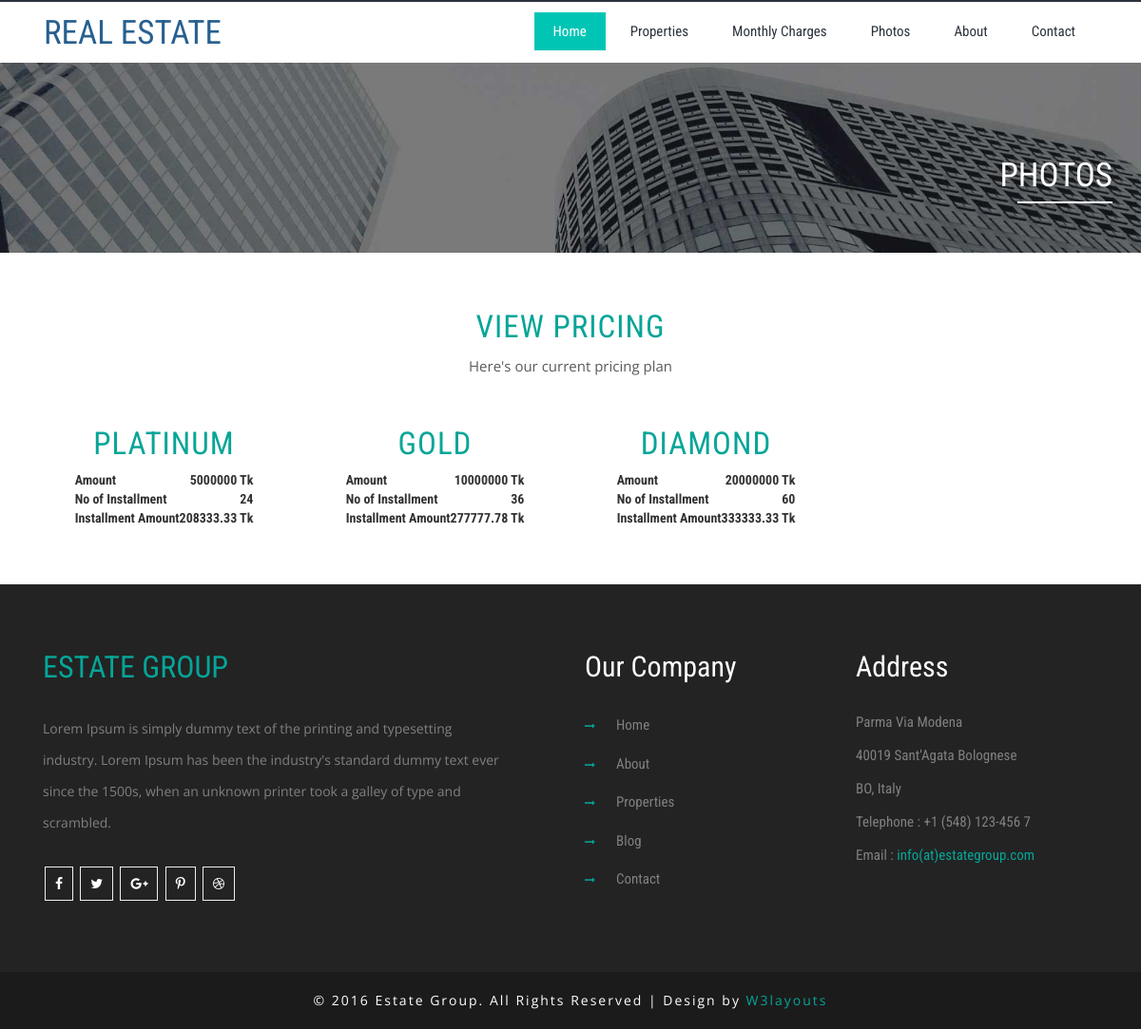
The page /charges.php on the database its author committed.
### tables this page shows
CREATE TABLE `packages` (
  `id` int(11) NOT NULL,
  `package_name` varchar(50) NOT NULL,
  `total_amount` int(11) NOT NULL,
  `number_of_installment` int(11) NOT NULL,
  `inserted_at` timestamp NOT NULL DEFAULT CURRENT_TIMESTAMP
);

### control/control.php (called while the page is built)
<?php
class control
{
    private function connect()
    {
        $dbhost ="localhost";
        $dbuser = "root";
        $dbpas = "";
        $dbname = "realestate_db";
        $con =  mysqli_connect($dbhost,$dbuser,$dbpas,$dbname);
        if($con) return $con; die("Can't connect to MySQL Database");
    }
    public function getData($table , $where)
    {
        $con = $this->connect();
        $range = count($where);
        if($range) {
            $fields_ar = array_keys($where);
            $data_ar = array_values($where);
            $fields = "";
            for ($i = 0; $i < $range; $i++) {
                $fields .= $fields_ar[$i] . " = " . $data_ar[$i];
                if ($i < ($range - 1))
                    $fields .= " AND ";
            }
        }
        else
            $fields = 1;
        $query = "SELECT * FROM $table WHERE $fields";
        $result = mysqli_query($con, $query);
        $all_data = mysqli_fetch_all($result);
        return $all_data;
    }
}

### charges.php (the view, shortened to what this page needs)
<?php include "header.php";
$where = array();
$packages = $control->getData("packages", $where);
?>
	<div class="w3ls-inner-banner">
		<div class="container">
			<h2>PHOTOS</h2>
			<label></label>
			<div class="clearfix"></div>
		</div>
	</div>
	<div class="main-content">
		<section class="team-w3ls">
			<div class="container">
				<div class="agileits-team text-center">
					<h3>VIEW Pricing</h3>
					<p>Here's our current pricing plan</p>
<center>
                    <?php
                    foreach($packages as $package)
                    {?>
					<div class="col-lg-3 col-md-4 col-sm-6 col-xs-12 w3-agent">
						<div class="hovereffect">
                            <center>
                                <h3> <?php echo $package[1];?></h3>
                                <table  cellspacing="100px" style="font-size: 28; font-weight: bold">
                                    <tr>
                                        <td>Amount</td>
                                        <td align="right"><?php echo $package[2]." Tk";?></td>
                                    </tr>
                                    <tr>
                                        <td>No of Installment</td>
                                        <td align="right"><?php echo $package[3];?></td>
                                    </tr>
                                    <tr>
                                        <td>Installment Amount</td>
                                        <td><?php echo sprintf("%.2f",$package[2]/$package[3])." Tk";?></td>
                                    </tr>
                                </table>
                            </center>
						</div>
					</div>
						<?php
                        }
                        ?>
					<div class="clearfix"></div>
</center>
				</div>
			</div>
		</section>
	</div>
	<footer>
		<div class="footer-top">
			<div class="container">
				<div class="col-md-6 footer-top-left">
					<h3><a href="index.html">ESTATE GROUP</a></h3>
					<p>Lorem Ipsum is simply dummy text of the printing and typesetting industry. Lorem Ipsum has been the industry's standard dummy text ever since the 1500s, when an unknown printer took a galley of type and scrambled.</p>
					<ul class="fb_icons2">
						<li><a class="fb" href="#"><i class="fa fa-facebook" aria-hidden="true"></i></a></li>
						<li><a class="twit" href="#"><i class="fa fa-twitter" aria-hidden="true"></i></a></li>
						<li><a class="goog" href="#"><i class="fa fa-google-plus" aria-hidden="true"></i></a></li>
						<li><a class="pin" href="#"><i class="fa fa-pinterest-p" aria-hidden="true"></i></a></li>
						<li><a class="drib" href="#"><i class="fa fa-dribbble" aria-hidden="true"></i></a></li>
					</ul>
				</div>
				<div class="col-md-3 footer-top-mid">
					<h3>Our Company</h3>
					<ul>
						<li><a href="index.html"><i class="fa fa-long-arrow-right" aria-hidden="true"></i>Home</a></li>
						<li><a href="about.html"><i class="fa fa-long-arrow-right" aria-hidden="true"></i>About</a></li>
						<li><a href="properties.html"><i class="fa fa-long-arrow-right" aria-hidden="true"></i>Properties</a></li>
						<li><a href="blog.html"><i class="fa fa-long-arrow-right" aria-hidden="true"></i>Blog</a></li>
						<li><a href="contact.html"><i class="fa fa-long-arrow-right" aria-hidden="true"></i>Contact</a></li>
					</ul>
				</div>
				<div class="col-md-3 adress-agile">
					<h3>Address</h3>
					<address>
						<ul>
							<li>Parma Via Modena</li>
							<li>40019 Sant'Agata Bolognese</li>
							<li>BO, Italy</li>
							<li>Telephone : +1 (548) 123-456 7</li>
							<li>Email : <a class="mail" href="mailto:mail@example.com">info(at)estategroup.com</a></li>
						</ul>
					</address>
				</div>
				<div class="clearfix"></div>
			</div>
		</div>
		<div class="w3layouts-copyright">
			<p class="footer">&copy; 2016 Estate Group. All Rights Reserved | Design by <a href="http://w3layouts.com/"> W3layouts</a></p>
		</div>
	</footer>
</body>
</html>

### header.php (shortened to what this page needs)
<?php
include_once 'control/control.php';
?>
<!DOCTYPE html>
<html lang="en">
<head>
    <link href="css/bootstrap.css" type="text/css" rel="stylesheet" media="all">
    <link href="css/style.css" rel="stylesheet" type="text/css" media="all" />
    <link href="css/font-awesome.min.css" rel="stylesheet" type="text/css" media="all" />
    <link href="css/carousel.css" type="text/css" rel="stylesheet" media="all">
    <link href="css/owl.carousel.css" rel="stylesheet" type="text/css" media="all" />
</head>
<body>
<header>
    <div class="container">
        <nav class="navbar navbar-inverse">
            <div class="container-fluid">
                <div class="navbar-header">
                    <div class="logo">
                        <h1><a href="index.html">REAL ESTATE</a></h1>
                    </div>
                </div>
                <div class="collapse navbar-collapse" id="bs-example-navbar-collapse-1">
                    <ul class="nav navbar-nav">
                        <li class="active"><a href="index.php">Home</a></li>
                        <li><a href="properties.php">Properties</a></li>
                        <li><a href="charges.php">Monthly Charges</a></li>
                        <li><a href="photo.php">Photos</a></li>
                        <li><a href="about.php">About</a></li>
                        <li><a href="contact.php">Contact</a></li>
                    </ul>
                </div>
            </div>
        </nav>
    </div>
</header>

### css/style.css (style rules this page uses)
body { padding:0; margin:0; background:#fff; font-family: 'Roboto Condensed', sans-serif; }
body a { transition:0.5s all; -webkit-transition:0.5s all; -moz-transition:0.5s all; -o-transition:0.5s all; -ms-transition:0.5s all; font-weight:400; }
h1,h2,h3,h4,h5,h6 { margin:0; font-weight:400; transition:0.5s all; -webkit-transition:0.5s all; -moz-transition:0.5s all; -o-transition:0.5s all; -ms-transition:0.5s all; }
p { margin:0; font-family: 'Open Sans', sans-serif; }
ul { margin:0; padding:0; }
label { margin:0; }
header { padding:10px 0; border-top: 2px solid #2c333d; }
.logo { float: left; margin-top: 2px; }
.logo h1 a { text-decoration: none; font-size: 35px; color: #286090; text-transform: uppercase; }
.navbar { margin-bottom: 0px; min-height: 30px; }
.navbar-inverse .navbar-nav>.active>a, .navbar-inverse .navbar-nav>.active>a:focus, .navbar-inverse .navbar-nav>.active>a:hover { background-color: #00c5b5; }
.navbar-nav>li { margin: 0 3px; }
.navbar-nav { float: right; }
.nav>li>a { padding: 10px 20px; }
.navbar-nav>li>a { padding-top: 10px; padding-bottom: 10px; font-size: 15px; }
.navbar-inverse .navbar-nav>li>a { color: #2c333d; }
.navbar-inverse .navbar-collapse, .navbar-inverse .navbar-form { padding: 0; }
.navbar-inverse { background-color: transparent; border-color: transparent; }
.fb_icons2 li { list-style-type:none; display:inline-block; margin:0 2px; overflow:hidden; }
.fb_icons2 a i { font-size: 14px; color: #fff; border: 1px solid #eee; padding: 10px; transition:0.5s all; -webkit-transition:0.5s all; -o-transition:0.5s all; -moz-transition:0.5s all; -ms-transition:0.5s all; }
.footer-top { padding: 70px 0; background: #232323; }
.footer-top-left p { color: #808080; font-size: 14px; line-height: 33px; margin: 30px 0 30px; width: 90%; }
.footer-top-left h3 a { color: #06a598; text-decoration: none; font-size: 32px; }
.footer-top-mid h3,.adress-agile h3 { color: #fff; font-size: 30px; margin: 0px 0 25px; }
.footer-top-mid ul li { line-height: 2.7em; font-size: 15px; list-style-type: none; }
.footer-top-mid ul li a { color:#808080; text-decoration:none; }
.footer-top-mid ul li a i { margin-right: 22px; font-size: 11px; color: #06a598; }
.adress-agile address ul li { color: #808080; font-size: 15px; list-style-type: none; line-height: 35px; }
.adress-agile address ul li a { color: #06a598; }
p.footer { text-align: center; color: #fff; font-size: 14px; letter-spacing: 2px; }
.w3layouts-copyright { background: #1b1b1b; padding: 20px 0; }
p.footer a { text-decoration:none; color:#06a598; }
.w3ls-inner-banner { background:url('../images/1.jpg') no-repeat 0px 0px; background-size:cover; min-height:200px; }
.w3ls-inner-banner h2 { color: #fff; font-size: 35px; padding-top: 100px; text-transform: uppercase; text-align:right; }
.w3ls-inner-banner label { width: 100px; height: 2px; background: #fff; display: block; float: right; margin-top:8px; }
section.team-w3ls { padding: 60px 0; }
.agileits-team h3 { color: #06a598; position: relative; margin-bottom: 10px; text-align: center; font-size: 33px; font-weight: 400; letter-spacing: 1px; text-transform: uppercase; }
.agileits-team p { margin: 0px auto 20px; font-size: 15px; line-height: 27px; color: #5a5a5a; font-weight: 400; }
.w3-agent { margin-top:30px; }
.hovereffect { width: 100%; height: 100%; float: left; overflow: hidden; position: relative; text-align: center; cursor: default; }
label { font-weight: 500; }
address { width: 100%; color: #767676; font-size: 0.9em; line-height: 2em; }
address a { color: #444; font-size: 1em; line-height: 1.8em; }
address a { color: #767676; }

### rows shown on the page
packages: package_name "PLATINUM", total_amount "5000000", number_of_installment "24", $package[2]/$package[3] "208333.33"
packages: package_name "GOLD", total_amount "10000000", number_of_installment "36", $package[2]/$package[3] "277777.78"
packages: package_name "DIAMOND", total_amount "20000000", number_of_installment "60", $package[2]/$package[3] "333333.33"
